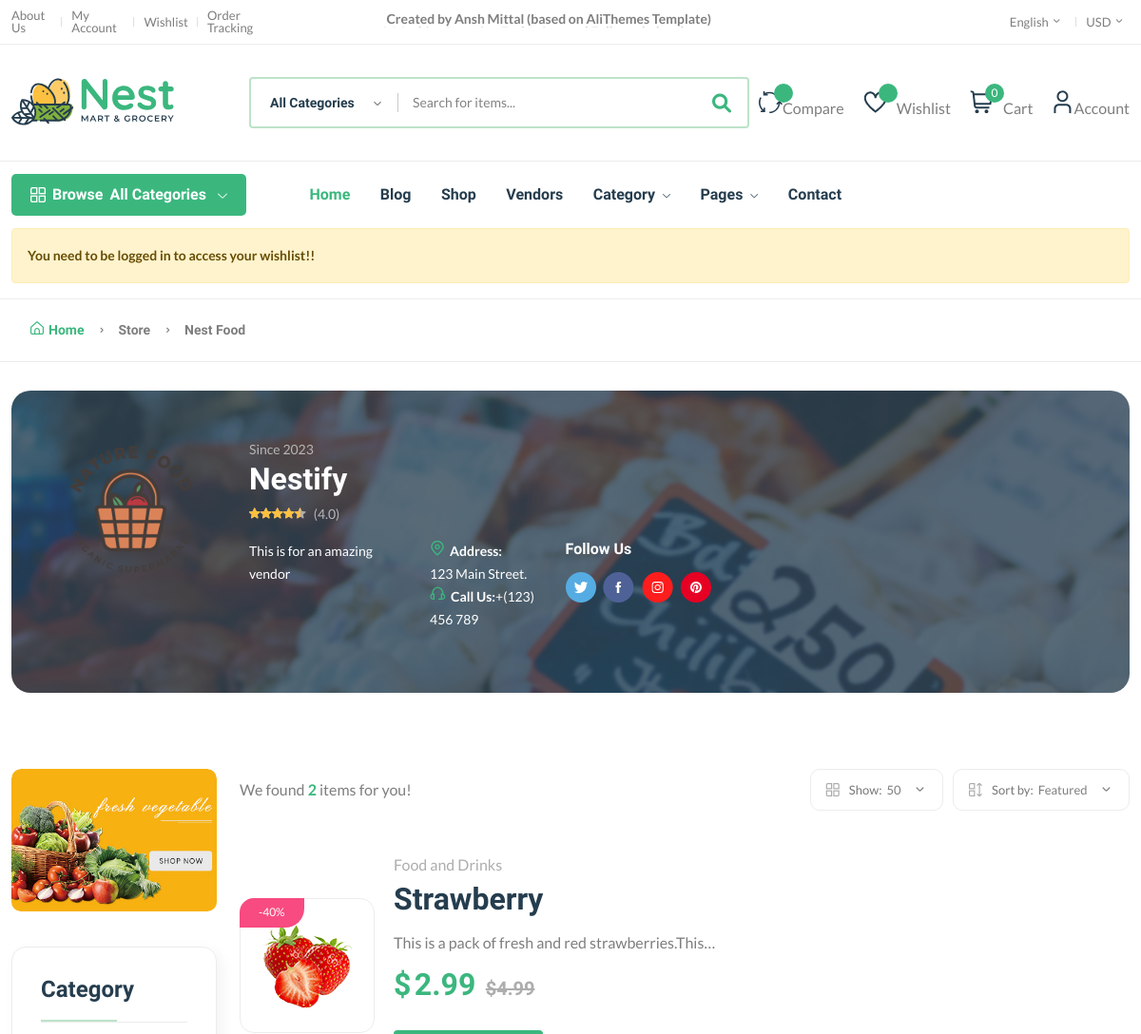
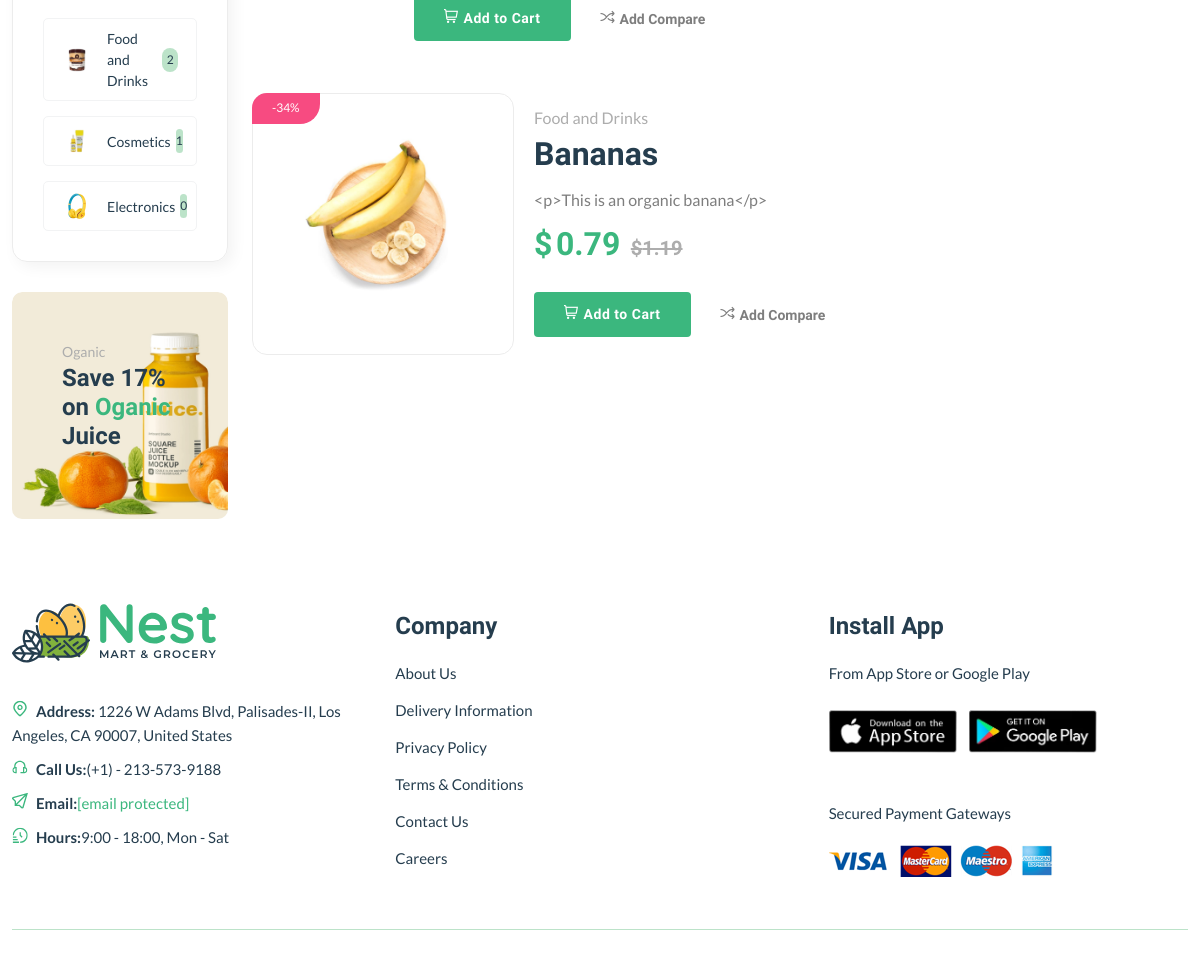
Screenshot of /vendor/ven4f5a1h34ag with the database file from the repository (2 pictures, top to bottom).
### core/models.py (models this page shows, shortened)
class Vendor(models.Model):
    v_id = ShortUUIDField(unique=True,
                          length=10,
                          max_length=20,
                          prefix="ven",
                          alphabet = "abcdefgh12345")
    title = models.CharField(max_length = 100, default = "Nestify")
    image = models.ImageField(upload_to=user_directory_path, default="vendor.jpg")
    cover_image = models.ImageField(upload_to=user_directory_path, default="vendor.jpg")
    description = RichTextUploadingField(null=True, blank=True, default="This is for an amazing vendor")
    address = models.CharField(max_length = 100, default="123 Main Street.")
    contact = models.CharField(max_length = 100, default="+(123) 456 789")
    chat_resp_time = models.CharField(max_length = 100, default="100")
    shipping_on_time = models.CharField(max_length = 100, default="100")
    authentic_rating = models.CharField(max_length = 100, default="100")
    days_return = models.CharField(max_length = 100, default="100")
    warranty_period = models.CharField(max_length = 100, default="100")
    date = models.DateTimeField(auto_now_add=True, null = True, blank = True)
    user = models.ForeignKey(User, on_delete = models.SET_NULL, null = True)
    class Meta:
        verbose_name_plural = "Vendors"

class Product(models.Model):
    p_id = ShortUUIDField(unique=True,
                          length=10,
                          max_length=20,
                          alphabet="abcdefgh12345")
    user = models.ForeignKey(User, on_delete = models.SET_NULL, null = True)
    category = models.ForeignKey(Category, on_delete = models.SET_NULL, null = True, related_name = "category")
    vendor = models.ForeignKey(Vendor, on_delete = models.SET_NULL, null = True, related_name = "product")
    title = models.CharField(max_length = 100, default = "Fresh Fruits")
    image = models.ImageField(upload_to=user_directory_path, default="product.jpg")
    description = RichTextUploadingField(null=True, blank=True, default="This is the product")
    price = models.DecimalField(max_digits=9999999999999, decimal_places = 2, default = "1.99")
    old_price = models.DecimalField(max_digits=9999999999999, decimal_places = 2, default = "2.99")
    specifications = RichTextUploadingField(null=True, blank=True)
    type = models.CharField(max_length=100, default = "Organic", null = True, blank = True)
    stock_count = models.IntegerField(default = 10, null=True, blank=True)
    life = models.IntegerField(default=100, null = True, blank = True)
    mfd = models.DateTimeField(auto_now_add=False, null = True, blank = True)
    tags = TaggableManager(blank=True)
    product_status = models.CharField(choices=STATUS, max_length=10, default = "in_review")
    status = models.BooleanField(default=True)
    in_stock = models.BooleanField(default=True)
    featured = models.BooleanField(default=False)
    digital = models.BooleanField(default=False)
    sku  = ShortUUIDField(unique=True,
                          length=4,
                          max_length=10,
                          prefix="sku",
                          alphabet="1234567890")
    date = models.DateTimeField(auto_now_add = True)
    updated = models.DateTimeField(null = True, blank = True)
    class Meta:
        verbose_name_plural = "Products"
    def get_percentage(self):
        new_price = ((self.old_price - self.price) / self.old_price) * 100
        return new_price

class Category(models.Model):
    c_id = ShortUUIDField(unique=True,
                          length=10,
                          max_length=20,
                          prefix="cat",
                          alphabet="abcdefgh12345")
    title = models.CharField(max_length = 100, default = "Food and Drinks")# Title, heading
    image = models.ImageField(upload_to="category", default = "category.jpg")
    class Meta:
        verbose_name_plural = "Categories" # Categorys

### core/views.py (the view)
# urls.py: path("vendor/<v_id>", vendor_detail_view, name="vendor-detail"),
def vendor_detail_view(request, v_id):
    vendor = Vendor.objects.get(v_id = v_id)
    products = Product.objects.filter(vendor=vendor,
                                  product_status="published"
                                  )
    context = {
        "vendor": vendor,
        "products": products,
    }
    return render(request,
                  "core/vendor-detail.html",
                  context)

### core/context_processor.py (called while the page is built)
def default(request):
    categories = Category.objects.all()
    vendors = Vendor.objects.all()
    min_max_price = Product.objects.aggregate(Min("price"), Max("price"))
    try:
        wish_count = wishlist.objects.filter(user=request.user)
    except:
        messages.warning(request, "You need to be logged in to access your wishlist!!")
        wish_count = 0
    try:
        address = Address.objects.get(user=request.user)
    except:
        address = None
    return {
        'categories': categories,
        'address': address,
        'vendors': vendors,
        'min_max_price': min_max_price,
        'wish_count': wish_count,
    }

### templates/core/vendor-detail.html (shortened to what this page needs)
{% extends 'partials/base.html' %}
{% block content %}
{% load static %}
    <main class="main">
        <div class="page-header breadcrumb-wrap">
            <div class="container">
                <div class="breadcrumb">
                    <a href="{% url 'core:index'%}" rel="nofollow"><i class="fi-rs-home mr-5"></i>Home</a>
                    <span></span> Store <span></span> Nest Food
                </div>
            </div>
        </div>
        <div class="container mb-30">
            <div class="archive-header-3 mt-30 mb-80" style="background-image: url({{vendor.cover_image.url}})">
                <div class="archive-header-3-inner">
                    <div class="vendor-logo mr-50">
                        <img src="{{ vendor.image.url }}" alt="" />
                    </div>
                    <div class="vendor-content">
                        <div class="product-category">
                            <span class="text-muted">Since {{vendor.date|date:"Y"}}</span>
                        </div>
                        <h3 class="mb-5 text-white"><a href="{% url 'core:vendor-detail'  vendor.v_id%}" class="text-white">{{vendor.title}}</a></h3>
                        <div class="product-rate-cover mb-15">
                            <div class="product-rate d-inline-block">
                                <div class="product-rating" style="width: 90%"></div>
                            </div>
                            <span class="font-small ml-5 text-muted"> (4.0)</span>
                        </div>
                        <div class="row">
                            <div class="col-lg-4">
                                <div class="vendor-des mb-15">
                                    <p class="font-sm text-white">{{vendor.description}}</p>
                                </div>
                            </div>
                            <div class="col-lg-3">
                                <div class="vendor-info text-white mb-15">
                                    <ul class="font-sm">
                                        <li><img class="mr-5" src="{% static 'assets/imgs/theme/icons/icon-location.svg' %}" alt="" /><strong>Address:<br></strong> <span>{{vendor.address}}</span></li>
                                        <li><img class="mr-5" src="{% static 'assets/imgs/theme/icons/icon-contact.svg' %}" alt="" /><strong>Call Us:</strong><span>{{vendor.contact}}</span></li>
                                    </ul>
                                </div>
                            </div>
                            <div class="col-lg-4">
                                <div class="follow-social">
                                    <h6 class="mb-15 text-white">Follow Us</h6>
                                    <ul class="social-network">
                                        <li class="hover-up">
                                            <a href="#">
                                                <img src="{% static 'assets/imgs/theme/icons/social-tw.svg' %}" alt="" />
                                            </a>
                                        </li>
                                        <li class="hover-up">
                                            <a href="#">
                                                <img src="{% static 'assets/imgs/theme/icons/social-fb.svg' %}" alt="" />
                                            </a>
                                        </li>
                                        <li class="hover-up">
                                            <a href="#">
                                                <img src="{% static 'assets/imgs/theme/icons/social-insta.svg' %}" alt="" />
                                            </a>
                                        </li>
                                        <li class="hover-up">
                                            <a href="#">
                                                <img src="{% static 'assets/imgs/theme/icons/social-pin.svg' %}" alt="" />
                                            </a>
                                        </li>
                                    </ul>
                                </div>
                            </div>
                        </div>
                    </div>
                </div>
            </div>
            <div class="row flex-row-reverse">
                <div class="col-lg-4-5">
                    <div class="shop-product-fillter">
                        <div class="totall-product">
                            <p>We found <strong class="text-brand">{{products.count}}</strong> item{{products.count|pluralize:"s"}} for you!</p>
                        </div>
                        <div class="sort-by-product-area">
                            <div class="sort-by-cover mr-10">
                                <div class="sort-by-product-wrap">
                                    <div class="sort-by">
                                        <span><i class="fi-rs-apps"></i>Show:</span>
                                    </div>
                                    <div class="sort-by-dropdown-wrap">
                                        <span> 50 <i class="fi-rs-angle-small-down"></i></span>
                                    </div>
                                </div>
                            </div>
                            <div class="sort-by-cover">
                                <div class="sort-by-product-wrap">
                                    <div class="sort-by">
                                        <span><i class="fi-rs-apps-sort"></i>Sort by:</span>
                                    </div>
                                    <div class="sort-by-dropdown-wrap">
                                        <span> Featured <i class="fi-rs-angle-small-down"></i></span>
                                    </div>
                                </div>
                            </div>
                        </div>
                    </div>
                    <div class="product-list mb-50">
                        {% for prod in products %}
                        <div class="product-cart-wrap">
                            <div class="product-img-action-wrap">
                                <div class="product-img product-img-zoom">
                                    <div class="product-img-inner">
                                        <a href="{% url 'core:product-detail' prod.p_id %}">
                                            <img class="default-img" src="{{ prod.image.url }}" alt="" />
                                        </a>
                                    </div>
                                </div>
                                <div class="product-badges product-badges-position product-badges-mrg">
                                    <span class="hot">-{{ prod.get_percentage|floatformat:0 }}%</span>
                                </div>
                            </div>
                            <div class="product-content-wrap">
                                <div class="product-category">
                                    <a href="{% url 'core:product-list' %}">{{prod.category.title}}</a>
                                </div>
                                <h2><a href="{% url 'core:product-detail' prod.p_id %}">{{prod.title|truncatechars:50}}</a></h2>
                                <p class="mt-15 mb-15">{{prod.description|truncatechars:50}}</p>
                                <div class="product-price">
                                    <span>$</span> <span class="current-product-price-{{prod.id}}">{{ prod.price }}</span>
                                    <span class="old-price">${{prod.old_price}}</span>
                                </div>
                                <div class="mt-30 d-flex align-items-center">
                                    <button class="add btn btn-success add-to-cart-btn b-none" data-index="{{ prod.id }}" style="border:none;" id="add-to-cart-btn"><i class="fi-rs-shopping-cart mr-5"></i>Add to Cart</button>
                                    <a href="#" class="add-wishlish ml-30 text-body font-sm font-heading font-weight-bold"><i class="fi-rs-shuffle mr-5"></i>Add Compare</a>
                                </div>
                            </div>
                        </div>
                        {% endfor %}
                    </div>
                </div>
                <div class="col-lg-1-5 primary-sidebar sticky-sidebar">
                    <div class="banner-img mb-30">
                        <img src="{% static 'assets/imgs/banner/banner-10.jpg' %}" alt="" />
                    </div>
                    <div class="sidebar-widget widget-category-2 mb-30">
                        <h5 class="section-title style-1 mb-30">Category</h5>
                        <ul>
                            {% for cat in categories%}
                            <li>
                                <a href="{% url 'core:category-product-list' cat.c_id %}"> <img src="{{cat.image.url}}" alt="" />{{cat.title}}</a><span class="count">{{cat.category.count}}</span>
                            </li>
                            {% endfor %}
                        </ul>
                    </div>
                    <div class="banner-img wow fadeIn mb-lg-0 animated d-lg-block d-none">
                        <img src="{% static 'assets/imgs/banner/banner-11.png' %}" alt="" />
                        <div class="banner-text">
                            <span>Oganic</span>
                            <h4>
                                Save 17% <br /> on <span class="text-brand">Oganic</span><br /> Juice
                            </h4>
                        </div>
                    </div>
                </div>
            </div>
        </div>
    </main>
{% endblock content %}

### rows the page displays
Vendor: cover_image (picture), image (picture), date "2023", title "Nestify", description "This is for an amazing vendor", address "123 Main Street.", contact "+(123) 456 789"
Product: image (picture), get_percentage "40", category "Food and Drinks", title "Strawberry", description "This is a pack of fresh and red strawberries.This…", price "2.99", old_price "4.99"
Product: image (picture), get_percentage "34", category "Food and Drinks", title "Bananas", description "<p>This is an organic banana</p>", price "0.79", old_price "1.19"
Category: image (picture), title "Food and Drinks", category.count "2"
Category: image (picture), title "Cosmetics", category.count "1"
Category: image (picture), title "Electronics", category.count "0"

### other values shown
{{ request.session.cart_data_obj|length }} "0"
{{ message }} "You need to be logged in to access your wishlist!!"
{{ products.count }} "2"
